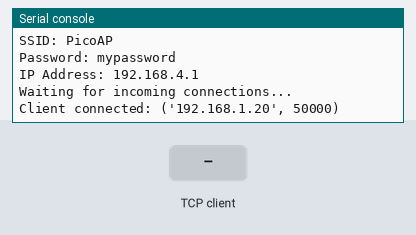
A program run on a simulated Raspberry Pi Pico running MicroPython. Parts: the last lines printed to the serial console. The test bench sets the inputs (shaded band). The board's own WiFi access point starts at once; one TCP client connects 1 s after the port opens and stays connected.

Above: at 1.2 s.
1.3 s: the TCP client sends "1"
At 1.7 s:
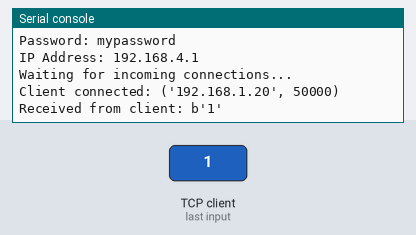
2.8 s: the TCP client sends "on"
At 4.0 s:
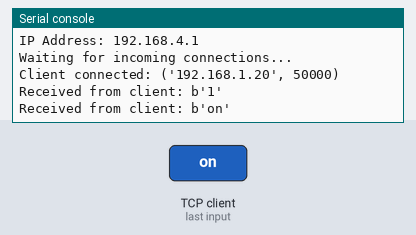
4.3 s: the TCP client sends "off"
At 5.2 s:
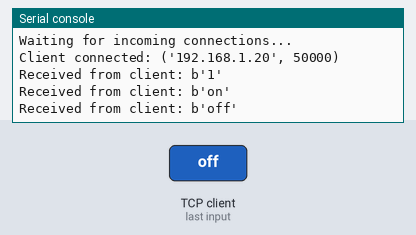

The program:

access_point.py
```python
import socket
import network

# Configure SoftAP settings
ssid = "PicoAP"
password = "mypassword"

# Initialize wifi interface
ap = network.WLAN(network.AP_IF)

# Configure and activate SoftAP mode
ap.config(essid=ssid, password=password)
ap.active(True)

# Print SoftAP configuration
print("Access point active")
print("SSID:", ssid)
print("Password:", password)
print("IP Address:", ap.ifconfig()[0])

# Create a TCP/IP socket
server_socket = socket.socket(socket.AF_INET, socket.SOCK_STREAM)

# Bind the socket to the IP address and port
server_socket.bind(("0.0.0.0", 80))

# Listen for incoming connections
server_socket.listen(5)

print("Waiting for incoming connections...")

# Main loop to handle incoming client connections
while True:


    # Accept incoming client connections
    client_socket, client_address = server_socket.accept()
    print("Client connected:", client_address)

    # Handle client communication
    while True:
        data = client_socket.recv(1024)
        if not data:
            break
        print("Received from client:", data)

        # Echo back the received data
        client_socket.sendall(data)

    # Close the client connection
    client_socket.close()
    print("Client disconnected:", client_address)
```

Measured:
- after the input at 1.3 s, the serial console: prints a new line at once (image 1)
- after the input at 2.8 s, the serial console: prints a new line at once (image 2)
- after the input at 4.3 s, the serial console: prints a new line at once (image 3)
